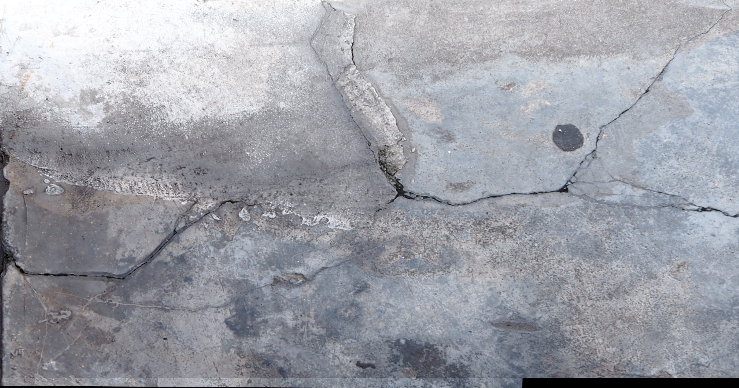
#> input picture Extracting_info/new_modify.png, 739 x 388 px, found by its file name
$ python bilateral.py
#> lines starting #> are read from the running program, lines starting #| are printed output that depends on the picture
import numpy as np
import cv2 as cv
from matplotlib import pyplot as plt

img = cv.imread('Extracting_info/new_modify.png')
#> img is the input picture: shape (388, 739, 3); mean B, G, R 167.2, 159.5, 157.4
kernel = np.ones((3,3),np.float32)/25
dst = cv.filter2D(img,-1,kernel)
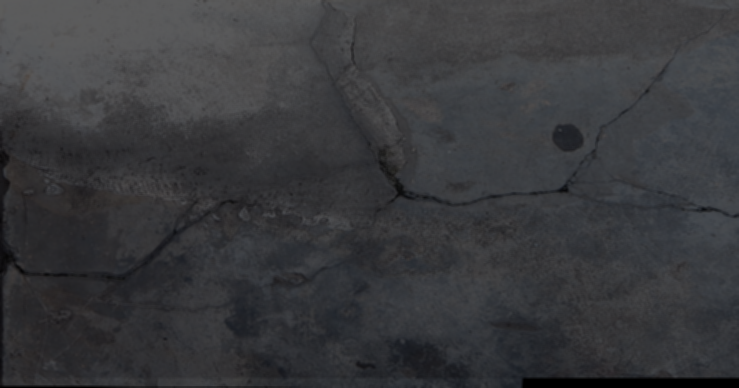
#> dst: shape (388, 739, 3); mean B, G, R 60.2, 57.4, 56.7
plt.subplot(121),plt.imshow(img),plt.title('Original')
plt.xticks([]), plt.yticks([])
plt.subplot(122),plt.imshow(dst),plt.title('Averaging')
plt.xticks([]), plt.yticks([])
cv.imwrite('Extracting_info/bilateral_result.jpg', dst)
plt.show()
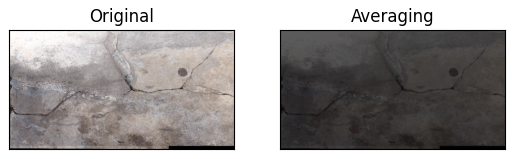
#> figure drawn by matplotlib, 2 panels; B, G, R data is drawn as R, G, B
